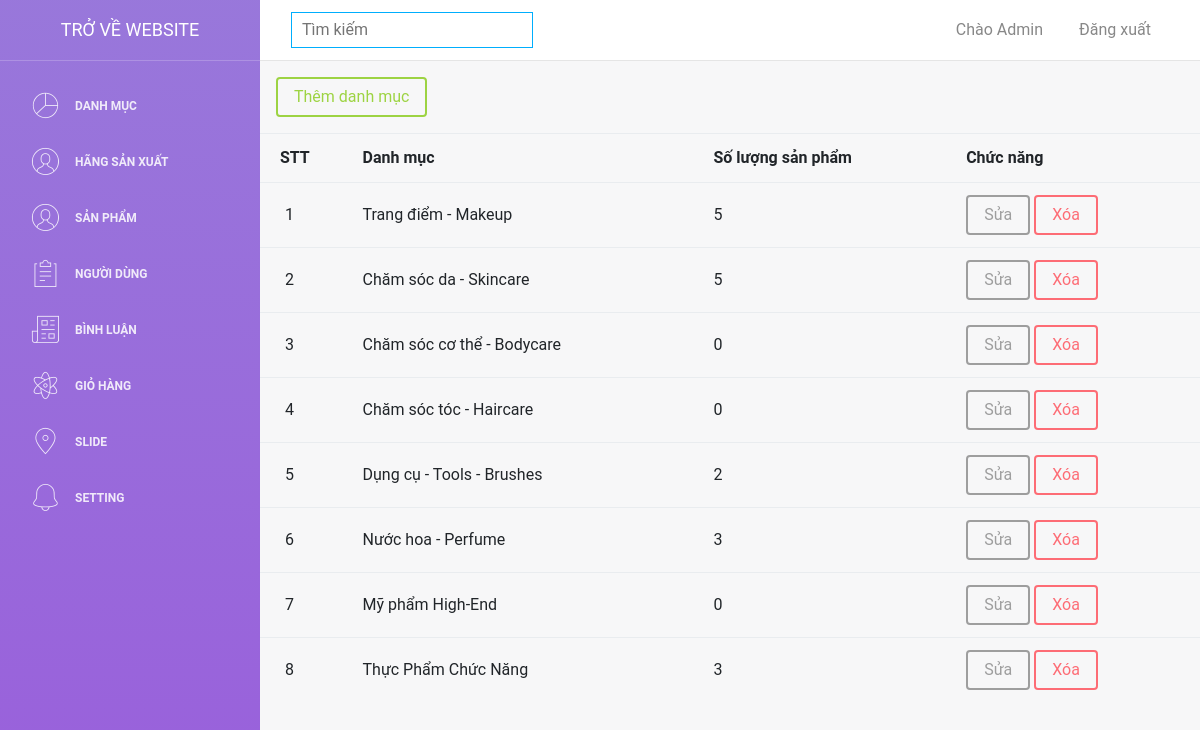
Before: /webmypham/admin/index.php?id=1 (signed in) with the older database file.
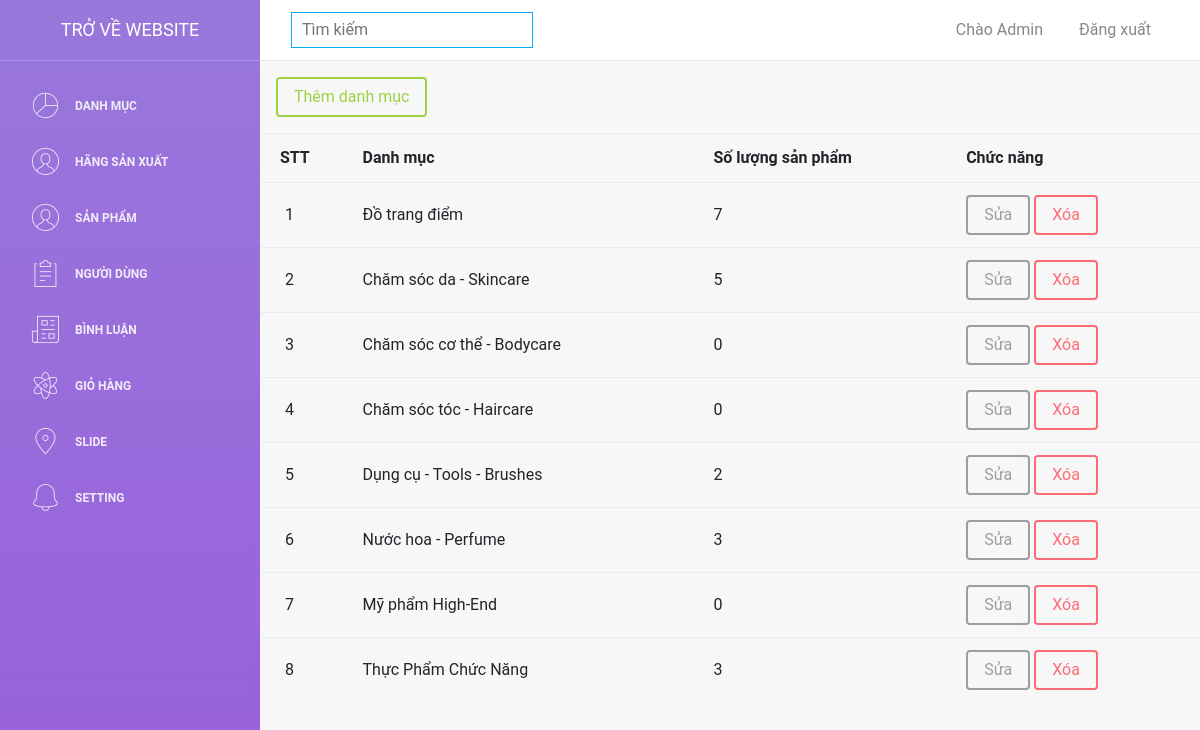
After: the same page with the newer database file.
### tables this page shows
CREATE TABLE `danhmuc` (
  `id` int(11) NOT NULL,
  `danhmuc` varchar(255) NOT NULL
);

### webmypham/admin/connect.php (called while the page is built, shortened)
<?php
function selectAll($sql)
{
    $result = $GLOBALS['conn']->query($sql);
    return $result;
}
function rowCount($sql){
    $result =  $GLOBALS['conn']->query($sql);
    return $result->rowCount();
}
?>

### webmypham/admin/index.php (the view, shortened to what this page needs)
<?php
    include 'header.php';
    if (isset($_COOKIE["user"])) {
        $user = $_COOKIE["user"];
        foreach (selectAll("SELECT * FROM taikhoan WHERE taikhoan='$user'") as $row) {
            $permission = $row['phanquyen'];
        }
        if ($permission==1) {
            ?>
            <a href="themdanhmuc.php" class="btn btn-success my-3 ml-3">Thêm danh mục</a>
            <table class="table" id="myTable">
                <tr>
                    <th style="padding-left:20px">STT</th>
                    <th>Danh mục</th>
                    <th>Số lượng sản phẩm</th>
                    <th>Chức năng</th>
                </tr>
                <?php
                $stt=1;
                    foreach (selectAll("SELECT * FROM danhmuc") as $row) {
                    ?>
                        <tr class="row-search">
                            <td style="padding-left:25px"><?= $stt++ ?></td>
                            <td class="content"><?= $row['danhmuc'] ?></td>
                            <td><?= rowCount("SELECT * FROM sanpham WHERE id_danhmuc={$row['id']}") ?></td>
                            <td>
                                <a class="btn btn-secondary" href="suadanhmuc.php?id=<?= $row['id'] ?>">Sửa</a>
                                <a class="btn btn-danger" href="?id=<?= $row['id'] ?>" onclick="return confirm('Bạn có muốn xóa danh mục này không ?')">Xóa</a>
                            </td>
                        </tr>
                    <?php
                    }
                ?>
            </table>
            <?php
        }
    }

Changed rows visible on the page:
changed danhmuc: danhmuc "Trang điểm - Makeup" → "Đồ trang điểm"; id "5" → "7"
